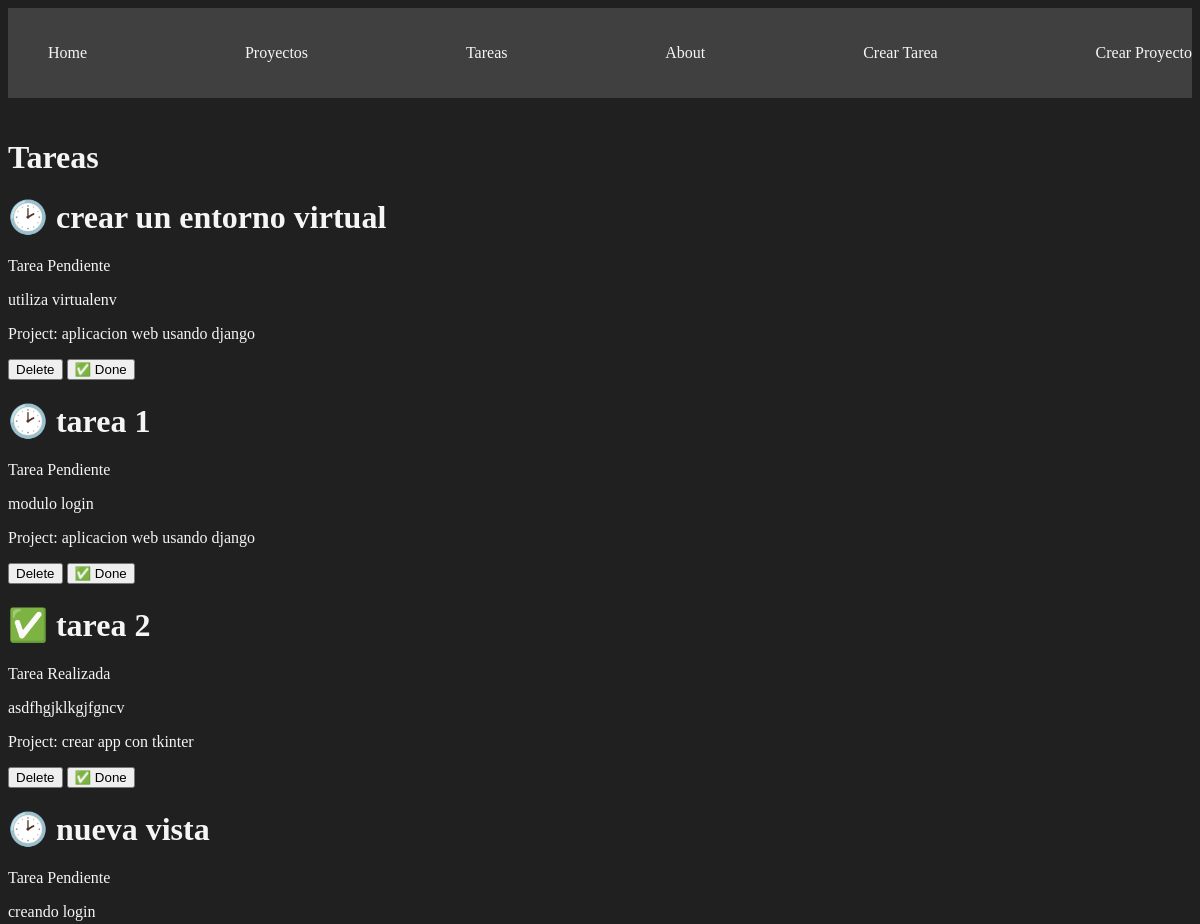
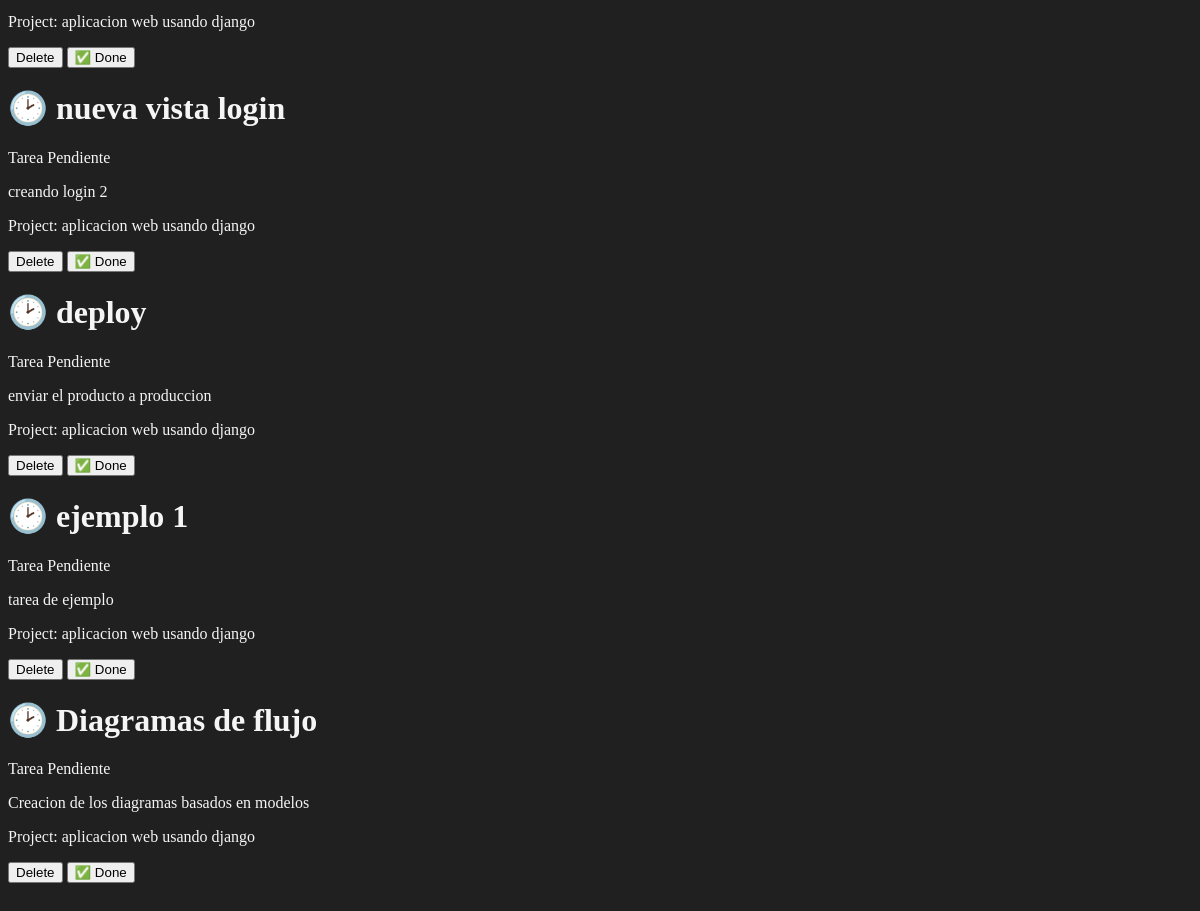
Page /task/ on the committed database (2 pictures, top to bottom).
### myapp/models.py (models this page shows, shortened)
class Task(models.Model):
    title = models.CharField(max_length=200)
    description = models.TextField()
    project = models.ForeignKey(Project, on_delete=models.CASCADE)
    done = models.BooleanField(default=False)

class Project(models.Model):
    name = models.CharField(max_length=200)
    def __str__(self):
        return self.name

### myapp/views.py (the view)
# urls.py: path('task/',views.task,name='task'),
def task(request):
    tasks = Task.objects.all()
    return render(request,'tasks/tasks.html', {
        'tasks':tasks
    })

### myapp/templates/tasks/tasks.html
{% extends 'layouts/base.html' %}
{% block content %}
<h1>Tareas</h1>
{% for task in tasks %}
<div>
    <H1> {% if task.done == False %}🕑{% else %} ✅{% endif %} {{task.title}}</H1>
    {% if task.done == False %}
    <p>Tarea Pendiente</p>
    {% else %}
    <p>Tarea Realizada </p>
    {% endif %}
    <p>{{task.description}}</p>
    <p>Project: {{task.project}}</p>
    <button>
        Delete
    </button>
    <button>
        ✅ Done
    </button>
</div>
{% endfor %}
{% endblock %}

### myapp/templates/layouts/base.html (shortened to what this page needs)
{% load static %}
<!DOCTYPE html>
<html lang="en">
<head>
    <link rel="stylesheet" href="{% static '/css/main.css'%}">
</head>
<body>
    <nav class="navbar container">
        <ul>
            <li>
                <a href="{% url 'index' %}">Home</a>
            </li>
            <li>
                <a href="{% url 'projects' %}">Proyectos</a>
            </li>
            <li>
                <a href="{% url 'task' %}">Tareas</a>
            </li>
            <li>
                <a href="{% url 'about' %}">About</a>
            </li>
            <li>
                <a href="{% url 'create_task' %}">Crear Tarea</a>
            </li>
            <li>
                <a href="{% url 'create_project' %}">Crear Proyecto</a>
            </li>
        </ul>
    </nav>
    <main class="container">
        {% block content %}
        {% endblock %}
    </main>
</body>
</html>

### myapp/static/css/main.css (style rules this page uses)
body { background: #202020; color: whitesmoke; }
.navbar { background: #404040; padding: 5px 0; }
.navbar ul { display: flex; justify-content: space-between; }
.navbar ul li { list-style: none; }
.navbar ul li a { color: whitesmoke; text-decoration: none; }
.container { max-width: 1200px; margin: auto; padding: 20px 0; }

### rows in the picture
Task: title "crear un entorno virtual", done "Tarea Pendiente", description "utiliza virtualenv", project "aplicacion web usando django"
Task: title "tarea 1", done "Tarea Pendiente", description "modulo login", project "aplicacion web usando django"
Task: title "tarea 2", done "Tarea Realizada", description "asdfhgjklkgjfgncv", project "crear app con tkinter"
Task: title "nueva vista", done "Tarea Pendiente", description "creando login", project "aplicacion web usando django"
Task: title "nueva vista login", done "Tarea Pendiente", description "creando login 2", project "aplicacion web usando django"
Task: title "deploy", done "Tarea Pendiente", description "enviar el producto a produccion", project "aplicacion web usando django"
Task: title "ejemplo 1", done "Tarea Pendiente", description "tarea de ejemplo", project "aplicacion web usando django"
Task: title "Diagramas de flujo", done "Tarea Pendiente", description "Creacion de los diagramas basados en modelos", project "aplicacion web usando django"
